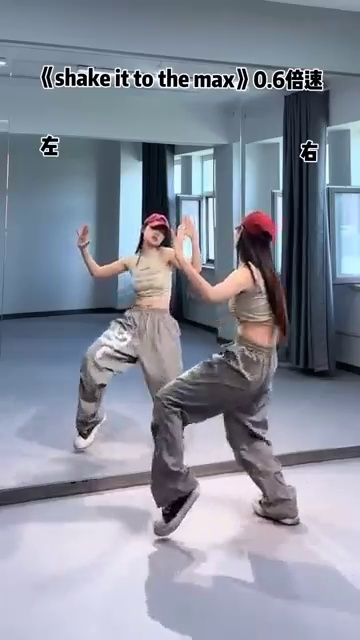
#> input picture data/frames/frame_00005.jpg, 360 x 640 px, found by its file name; its folder holds only this picture in this run
$ python ocr_text_detector.py
#> lines starting #> are read from the running program, lines starting #| are printed output that depends on the picture; after the words box and inside, x2 and y2 are one past the last pixel; in counts of white or black regions, pixels touching at a corner belong together
import os
import cv2
import pytesseract
from PIL import Image
import pytesseract
pytesseract.pytesseract.tesseract_cmd = r'C:\Program Files\Tesseract-OCR\tesseract.exe'


def extract_text_from_frame(frame_path):
#> called with frame_path = 'data/frames/frame_00005.jpg'
    image = cv2.imread(frame_path)
#> image is the input picture: shape (640, 360, 3); mean B, G, R 154, 140.1, 134.4
    gray = cv2.cvtColor(image, cv2.COLOR_BGR2GRAY)
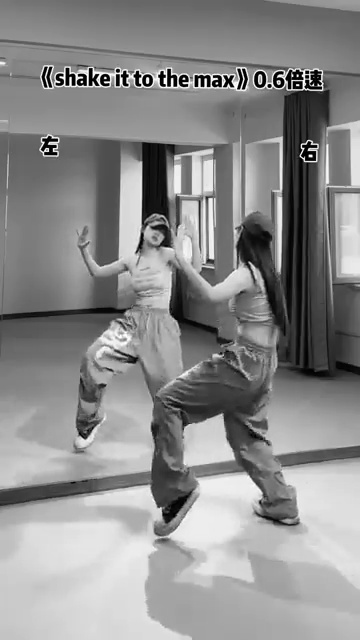
#> gray: shape (640, 360); min 0, max 255, mean 140
    # повышаем контрастность и бинаризуем
    processed = cv2.threshold(gray, 150, 255, cv2.THRESH_BINARY)[1]
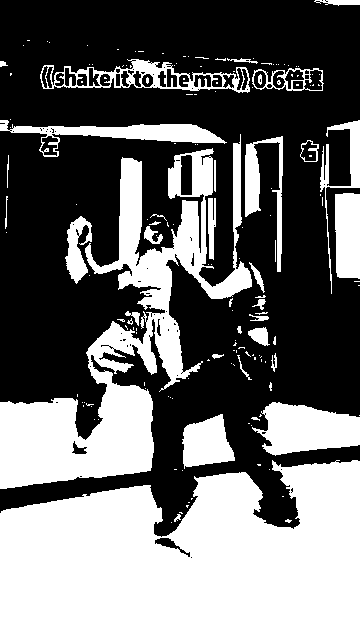
#> processed: shape (640, 360); 42.6% white; 164 white regions (127 under 20 px), largest, box (x1, y1, x2, y2) and area: (0, 460, 360, 640) 53134, (0, 134, 252, 489) 25310, (252, 402, 360, 456) 3928
    # можно добавить размытие или морфологию при необходимости
    pil_img = Image.fromarray(processed)
    text = pytesseract.image_to_string(pil_img, lang="eng+rus")
    return text.strip()

def run_ocr_on_scenes(frames_dir="data/frames", output_path="data/ocr_scenes.txt"):
    frames = sorted(os.listdir(frames_dir))
    frames = [f for f in frames if f.startswith("frame_") and f.endswith(".jpg")]

    result = []
    for fname in frames:
        frame_path = os.path.join(frames_dir, fname)
        text = extract_text_from_frame(frame_path)
        if text:
            result.append(f"{fname}:\n{text}\n{'-'*30}")

    with open(output_path, "w", encoding="utf-8") as f:
        f.write("\n\n".join(result))

    print(f"✅ Готово: найден текст на {len(result)} кадрах. Сохранено в {output_path}")

if __name__ == "__main__":
    run_ocr_on_scenes()
#> (the call stopped at in extract_text_from_frame, `text = pytesseract.image_to_string(pil_img, lang="eng+rus")`: pytesseract is not available in this run)

$ run again, on data/frames/frame_00032.jpg
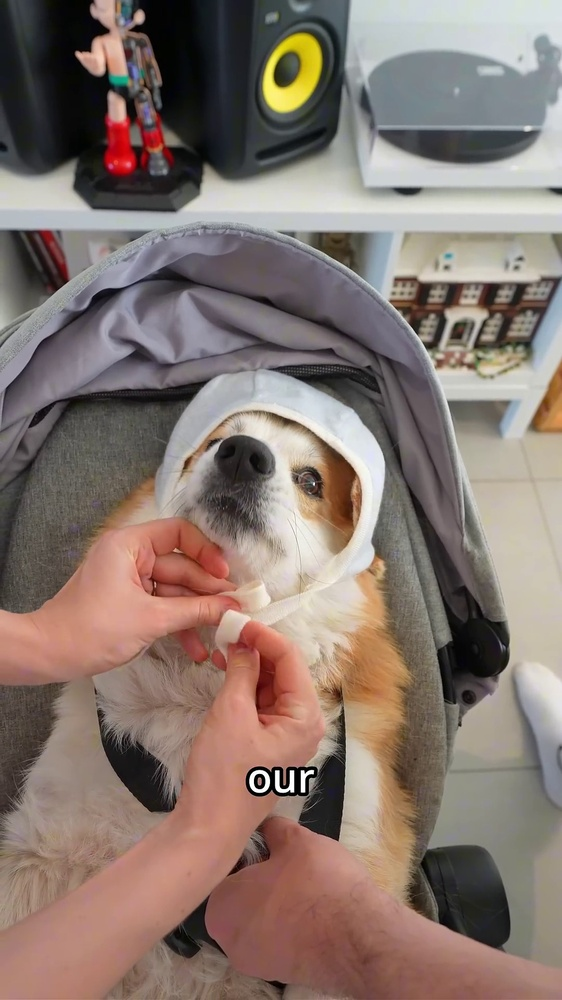
#> input picture data/frames/frame_00032.jpg, 562 x 1000 px, shrunk from 1080 x 1920 before the run, found by its file name
#> in extract_text_from_frame, image is the input picture: shape (1000, 562, 3); mean B, G, R 111, 118.7, 134.9
#> in extract_text_from_frame, `gray = cv2.cvtColor(image, cv2.COLOR_BGR2GRAY)`:
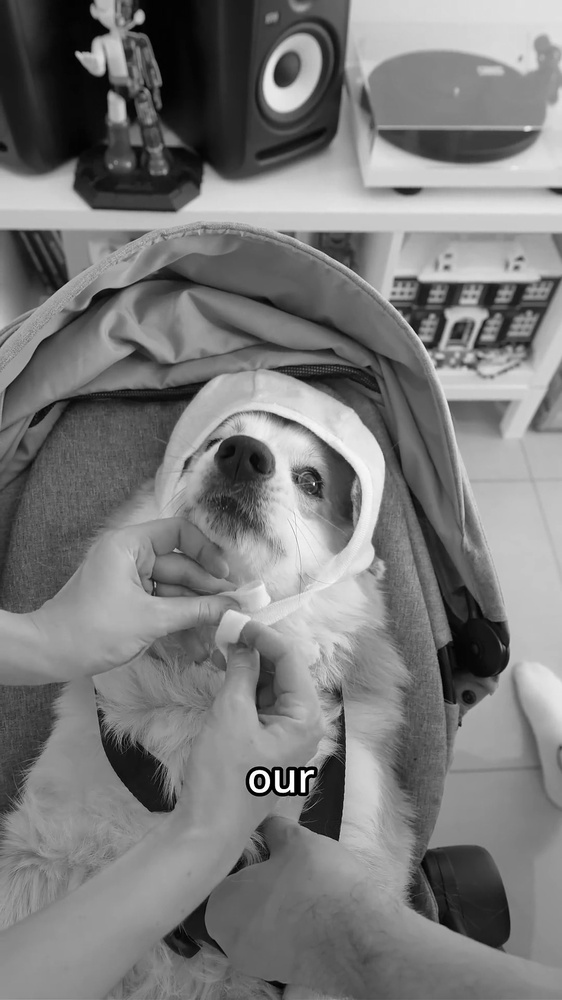
#> gray: shape (1000, 562); min 0, max 255, mean 122.6
#> in extract_text_from_frame, `processed = cv2.threshold(gray, 150, 255, cv2.THRESH_BINARY)[1]`:
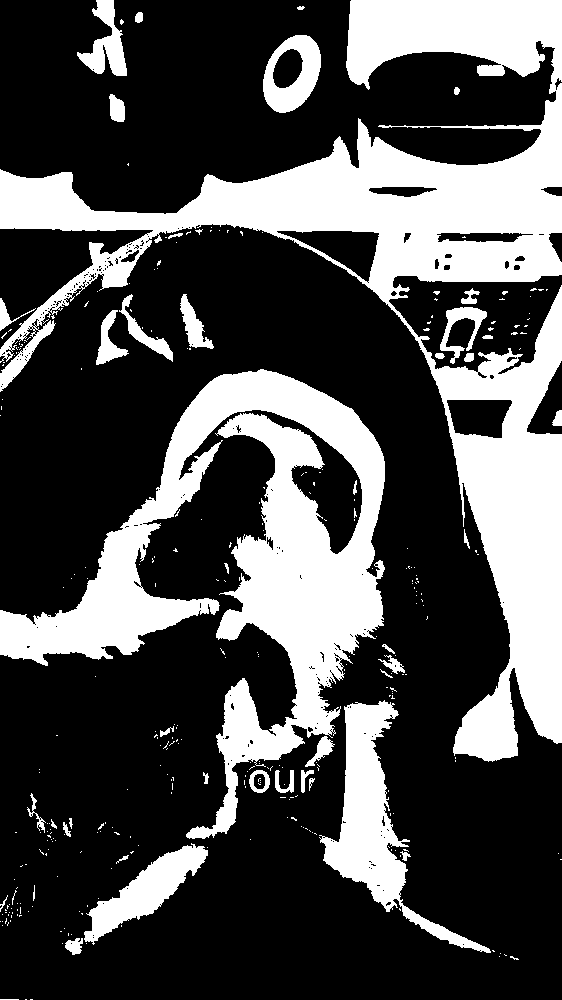
#> processed: shape (1000, 562); 30.5% white; 326 white regions (283 under 20 px), largest, box (x1, y1, x2, y2) and area: (0, 0, 562, 762) 91349, (0, 369, 385, 839) 54273, (319, 700, 491, 953) 10207

$ run again, on data/frames/frame_00045.jpg
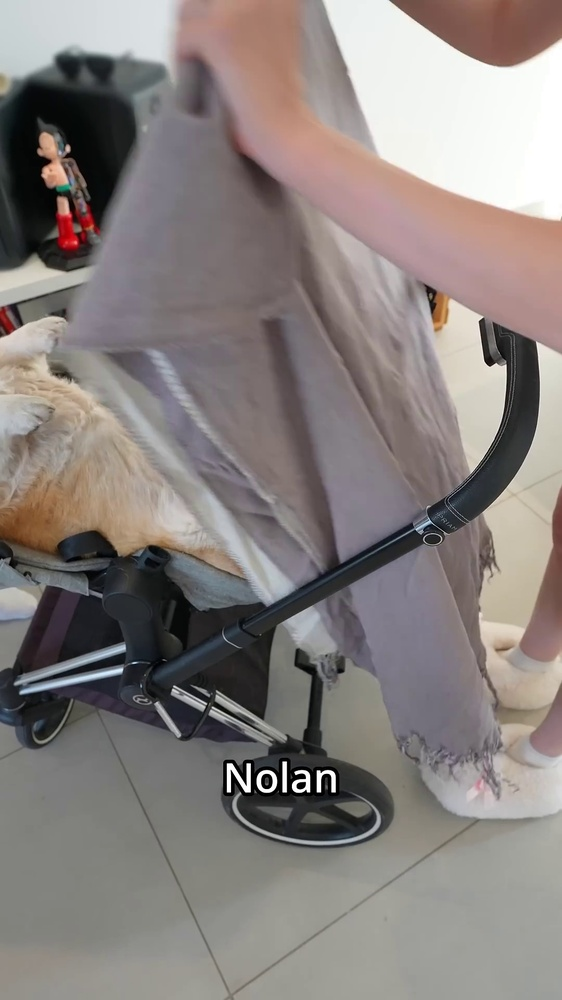
#> input picture data/frames/frame_00045.jpg, 562 x 1000 px, shrunk from 1080 x 1920 before the run, found by its file name
#> in extract_text_from_frame, image is the input picture: shape (1000, 562, 3); mean B, G, R 126.4, 129.1, 136.4
#> in extract_text_from_frame, `gray = cv2.cvtColor(image, cv2.COLOR_BGR2GRAY)`:
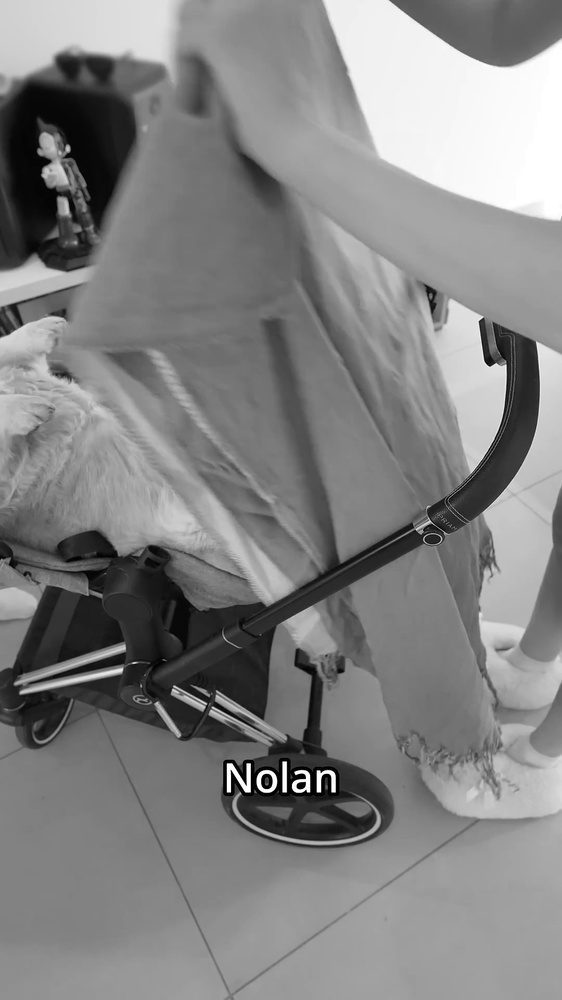
#> gray: shape (1000, 562); min 0, max 255, mean 130.9
#> in extract_text_from_frame, `processed = cv2.threshold(gray, 150, 255, cv2.THRESH_BINARY)[1]`:
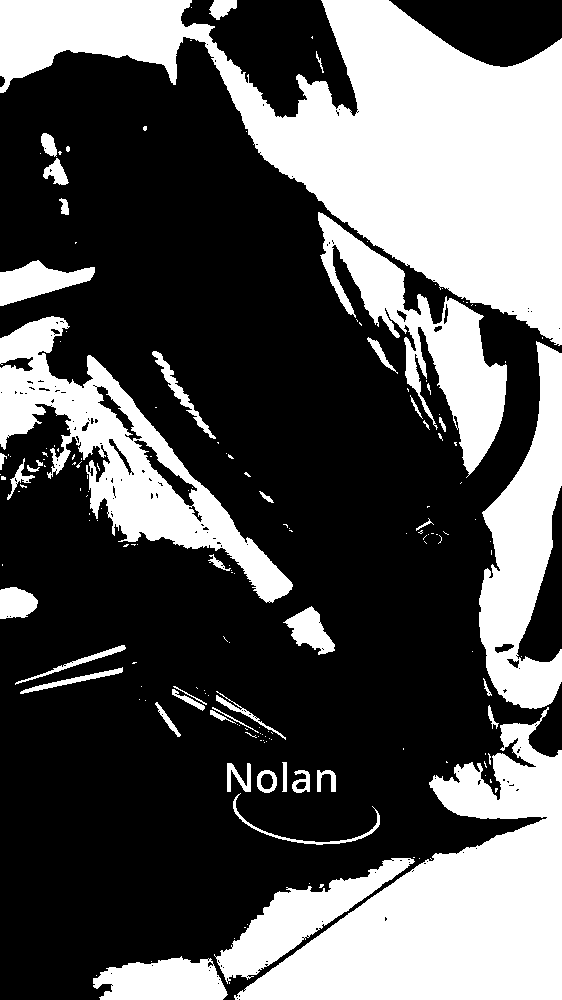
#> processed: shape (1000, 562); 34.8% white; 177 white regions (132 under 20 px), largest, box (x1, y1, x2, y2) and area: (0, 0, 562, 346) 76692, (234, 707, 562, 1000) 43263, (0, 316, 293, 603) 21952

$ run again, on data/frames/frame_00048.jpg
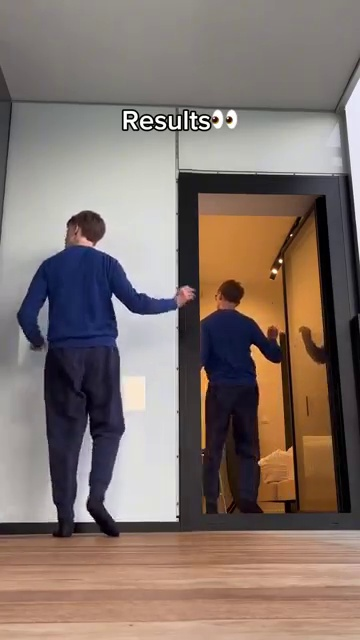
#> input picture data/frames/frame_00048.jpg, 360 x 640 px, found by its file name
#> in extract_text_from_frame, image is the input picture: shape (640, 360, 3); mean B, G, R 109.4, 116.3, 131.2
#> in extract_text_from_frame, `gray = cv2.cvtColor(image, cv2.COLOR_BGR2GRAY)`:
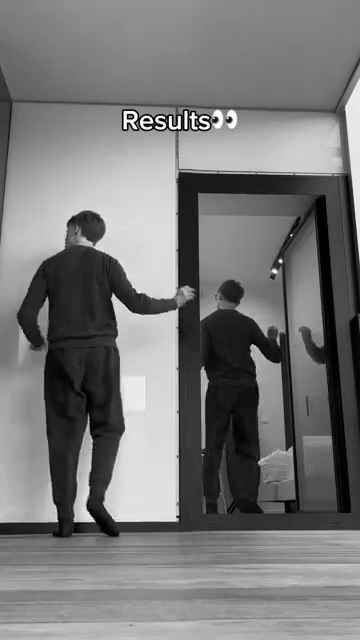
#> gray: shape (640, 360); min 0, max 255, mean 120
#> in extract_text_from_frame, `processed = cv2.threshold(gray, 150, 255, cv2.THRESH_BINARY)[1]`:
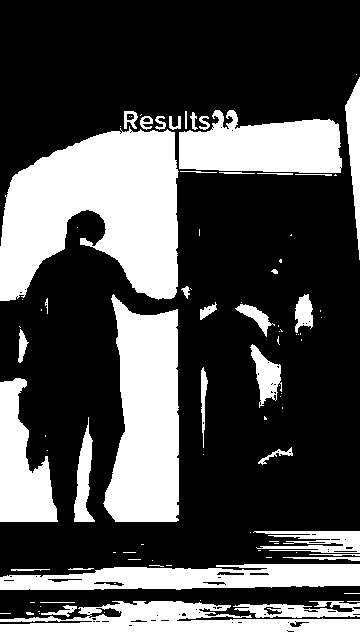
#> processed: shape (640, 360); 31.5% white; 94 white regions (56 under 20 px), largest, box (x1, y1, x2, y2) and area: (0, 126, 179, 301) 21267, (103, 294, 179, 522) 13048, (0, 601, 360, 640) 9242
